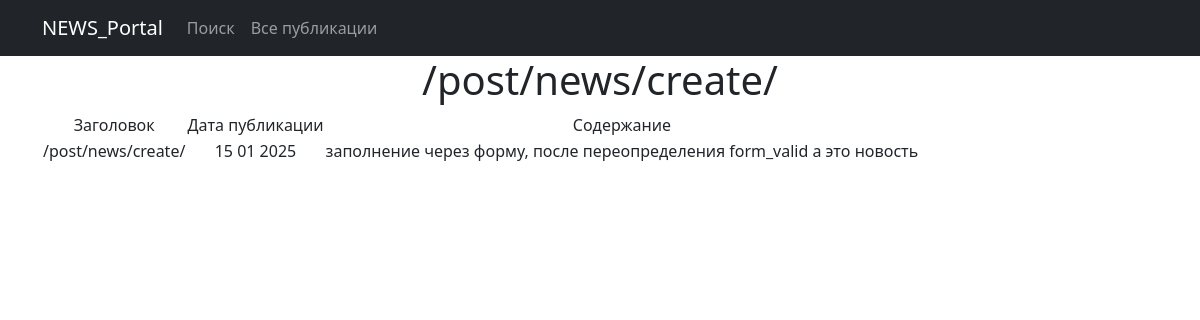
/post/63/, run on the app's committed database.
### new_portal/models.py (models this page shows, shortened)
class Post(models.Model):
    author = models.ForeignKey(Author, on_delete=models.CASCADE)  # 'связь один ко многим' с моделью Author
    choice_type = models.CharField(max_length=2, choices=POST_TYPE_CHOICES, default='AR')  # Выбор типа сообщения
    time_in = models.DateTimeField(auto_now_add=True)  # автоматическое добавление даты и времени при создании поста
    categories = models.ManyToManyField(Category, through='PostCategory')  # 'связь многие ко многим' через PostCategory
    title = models.CharField(max_length=128)
    content = models.TextField()
    rating = models.IntegerField(default=0)

### new_portal/views.py (the view)
# urls.py: path('<int:pk>/', PostDetail.as_view(), name='post_detail'),
class PostDetail(DetailView):
    model = Post
    template_name = 'post_id.html'
    context_object_name = 'post_id'  # имя для обращения в шаблоне

### new_portal/templatetags/censor_filters.py (called while the page is built)
@register.filter()  # декоратор, регистрирует функцию как фильтр (для применения его в шаблонах)
def censor(text):
    for el in BAD_WORDS:  # перебор списка слов и замена на *, при совпадении
        pattern = re.compile(r'\b{}\b'.format(el), re.IGNORECASE)
        censored_word = el[0] + '*' * (len(el) - 1)
        text = re.sub(pattern, censored_word, text)
    return text

### new_portal/templates/post_id.html (shortened to what this page needs)
{% extends 'flatpages/default.html' %}
{% load censor_filters %}
{% block content %}
<h1>{{ post_id.title }}</h1>
{% if post_id %}
        <table>
            <tr>
                <td>Заголовок</td>
                <td>Дата публикации</td>
                <td>Содержание</td>
            </tr>
            <tr>
                <td>{{ post_id.title|censor }}</td>
                <td>{{ post_id.time_in|date:'d m Y' }}</td>
                <td>{{ post_id.content|censor}}</td>
            </tr>
        </table>
    {% endif %}
{% endblock content %}

### data on the page
Post: title "/post/news/create/", title|censor "/post/news/create/", time_in "15 01 2025", content|censor "заполнение через форму, после переопределения form_valid а это новость"
